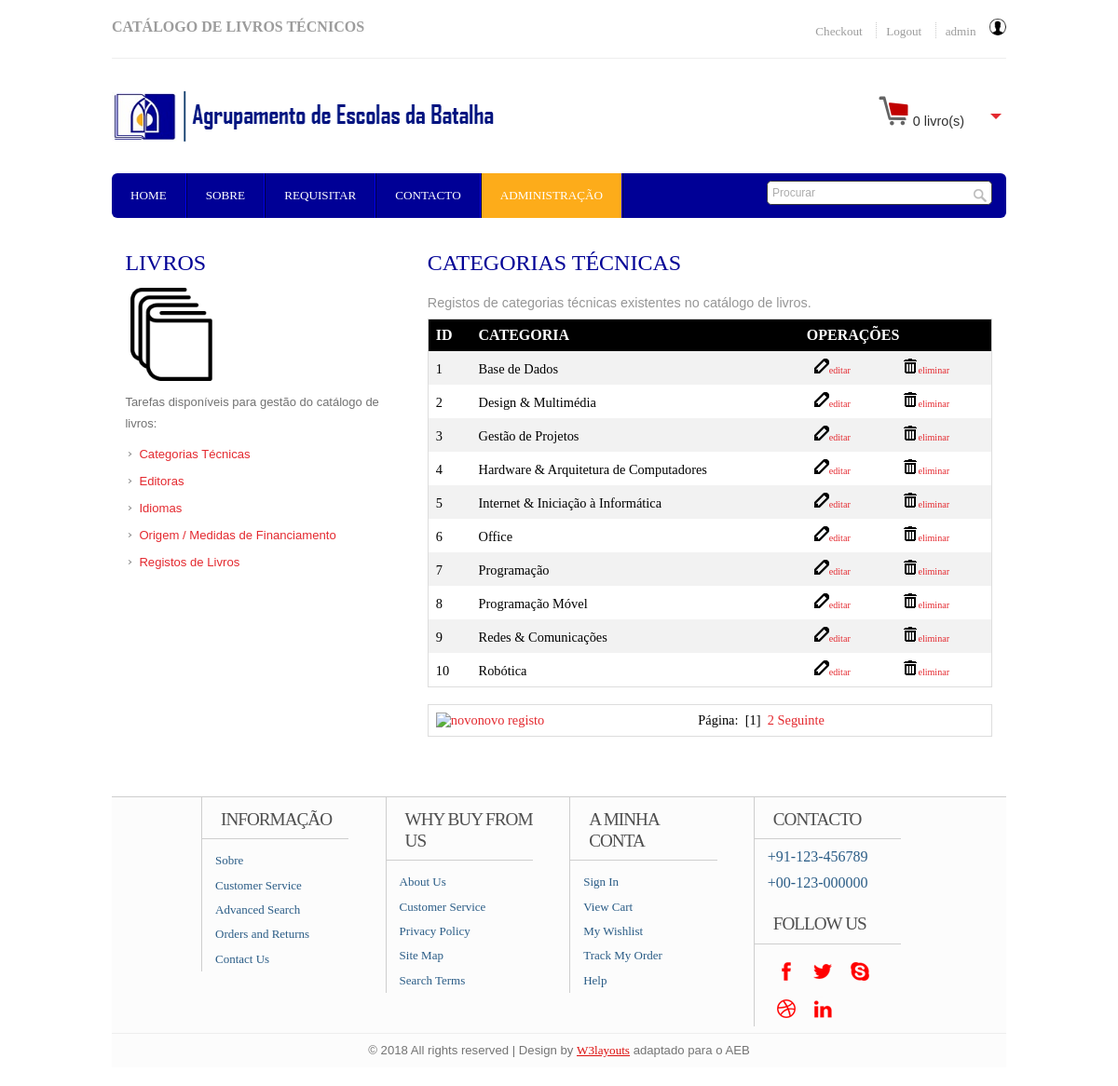
Page /adminpagecategories.php (signed in) on the committed database.
### tables this page shows
CREATE TABLE IF NOT EXISTS `categorias` (
`idCat` int(4) NOT NULL,
  `categoria` varchar(60) NOT NULL
);

### adminpagecategories.php (the view, shortened to what this page needs)
<!DOCTYPE HTML>
<head>
<link href="css/style.css" rel="stylesheet" type="text/css" media="all"/>
<link href="css/slider.css" rel="stylesheet" type="text/css" media="all"/>
</head>
<body>
  <div class="wrap">
	<div class="header">
		<div class="headertop_desc">
			<div class="call">
				 <h3>CATÁLOGO DE LIVROS TÉCNICOS</h3>
			</div>
			<div class="account_desc">
				<ul>
				<?php
					if (!isset($_SESSION['UserID'])) {
						session_destroy();
				?>
						<li><a href='registar.php'>Registar</a></li>
						<li><a href='login.php'>Login</a></li>
				<?php
					}
					 else {
						?>
						<li><a href='#'>Checkout</a></li>
						<li><a href='logout.php'>Logout</a></li>
						<li><div class='dropdownmenu'>
							<span><a href='#'><?php echo $_SESSION['UserLogin']?></a>&nbsp;<img src='images/user18.png'></span>
						</div></li>
					<?php
					}
				?>
				</ul>
			</div>
		</div>
		<div class="header_top">
			<div class="logo">
				<a href="index.php"><img src="images/aeblogo.png" alt="Agrupamento de Escolas da Batalha" /></a>
			</div>
			  <div class="cart">
			  	   <p><span><img src="images/cart32.png" alt="Carrinho"></span><div id="dd" class="wrapper-dropdown-2"> 0 livro(s)
					</div></p>
			  </div>
  </div>
	<div class="header_bottom">
	     	<div class="menu">
	     		<ul>
			    	<li><a href="index.php">Home</a></li>
			    	<li><a href="about.html">Sobre</a></li>
			    	<li><a href="delivery.html">Requisitar</a></li>
			    	<li><a href="contacto.php">Contacto</a></li>
					<?php
						if (isset($_SESSION['UserNivel'])) {
							if ($_SESSION['UserNivel']>2) {
								echo "<li class='active'><a href='adminpages.php'>Administração</a></li>";
							}
						}
					?>
     			</ul>
	     	</div>
	     	<div class="search_box">
	     		<form>
	     			<input type="text" value="Procurar" onfocus="this.value = '';" onblur="if (this.value == '') {this.value = 'Search';}"><input type="submit" value="">
	     		</form>
	     	</div>
	     </div>
   </div>
<div class="main">
    <div class="content">
    	<div class="section group">
			<div class="col span_1_of_3">
				<h3>LIVROS</h3>
				<img src="images/books2.png" alt="">
				<p>Tarefas disponíveis para gestão do catálogo de livros:</p>
				<div class="list">
					<ul>
						<li><a href="adminpagecategories.php">Categorias Técnicas</a></li>
						<li><a href="adminpageeditors.php">Editoras</a></li>
						<li><a href="adminpagelanguages.php">Idiomas</a></li>
						<li><a href="adminpagefinance.php">Origem / Medidas de Financiamento</a></li>
						<li><a href="adminpagebooks.php">Registos de Livros</a></li>
					</ul>
				</div>
			</div>
			<div class="col span_2_of_3">
				<h2>Categorias Técnicas</h2>
				<div class="gridtable">
					<p>Registos de categorias técnicas existentes no catálogo de livros.</p>
					<table><tr><th>id</th><th>Categoria</th><th colspan="2">operações</th></tr>
<?php
	$registosPagina = 10;
	$primeiroReg = ($_GET['pagina'] * $registosPagina) - $registosPagina;
	$servidor="localhost";
	$utilizador="root";
	$password="root";
	$basedados="aeblivros";
	$campo1="idCat";
	$campo2="categoria";
	$ligacao = mysqli_connect($servidor,$utilizador,$password,$basedados) or die ("<html><script language='JavaScript'>alert('Unable to connect to database! Please try again later.'),history.go(-1)</script></html>");
	mysqli_select_db($ligacao, $basedados);
	mysqli_set_charset($ligacao, "utf8");
	$consulta = "SELECT idCat, categoria FROM categorias ORDER BY 2 ASC LIMIT $primeiroReg, $registosPagina";
	$resultado = mysqli_query($ligacao, $consulta);
	if(!empty(mysqli_num_rows($resultado))) {
		while($linha = mysqli_fetch_array($resultado)){
			$id = $linha["$campo1"];
			$nome = $linha["$campo2"];
			echo "<tr><td>" .$id. "</td><td>".$nome."</td><td><span><a href='adminpagecategoriesrec.php?id=".$id."&mode=edit'><img src='images/edit.png' alt='editar'>editar</a></span></td>";
			echo "<td><span><a href='adminpagecategoriesrec.php?id=".$id."&mode=delete'><img src='images/trash.png' alt='eliminar'>eliminar</span></td></tr>";
		}
		echo "</table><br>";
		echo "<table><tr><td align='center'>";
		echo "<a href='adminpagecategoriesnew.php'><img src='images/add.png' alt='novo'>novo registo</a></td>";
		echo "<td>Página:&nbsp;";
		$sqlTodosReg = mysqli_query($ligacao, "SELECT * FROM categorias ORDER BY categoria");
		$totalRegistos = mysqli_num_rows($sqlTodosReg);
		$totalPaginas = ceil($totalRegistos / $registosPagina);
		$totalPaginas++;
		$pagina = $_GET['pagina'];
		for ($pag=1; $pag<$totalPaginas; $pag++) {
			if ($pagina == $pag) {
				echo "&nbsp;[$pag]&nbsp;";
			}
			else {
				$paginaSeguinte = $pag;
				echo "&nbsp;<a href=?pagina=$paginaSeguinte>$pag</a>&nbsp;";
			}
		}
		if (($pagina+1) < $totalPaginas) {
			echo "<a href=?pagina=".($pagina+1).">Seguinte</a>";
		}
		else {
			echo "";
		}
		echo "</td></tr></table>";
	}
	else {
			echo "<tr><td colspan='4'>Não existem registos.</td></tr></table>";
			echo "<br>";
			echo "<table><tr><td align='center'>";
			echo "<a href='adminpagecategoriesnew.php'><img src='images/add.png' alt='novo'>novo registo</a></td>";
			echo "</td></tr></table>";
	}
?>
				</div>
			</div>
    </div>
</div>
</div>
   <div class="footer">
   	  <div class="wrap">
	     <div class="section group">
				<div class="col_1_of_4 span_1_of_4">
						<h4>Informação</h4>
						<ul>
						<li><a href="about.html">Sobre</a></li>
						<li><a href="contact.html">Customer Service</a></li>
						<li><a href="#">Advanced Search</a></li>
						<li><a href="delivery.html">Orders and Returns</a></li>
						<li><a href="contacto.html">Contact Us</a></li>
						</ul>
					</div>
				<div class="col_1_of_4 span_1_of_4">
					<h4>Why buy from us</h4>
						<ul>
						<li><a href="about.html">About Us</a></li>
						<li><a href="contact.html">Customer Service</a></li>
						<li><a href="#">Privacy Policy</a></li>
						<li><a href="contact.html">Site Map</a></li>
						<li><a href="#">Search Terms</a></li>
						</ul>
				</div>
				<div class="col_1_of_4 span_1_of_4">
					<h4>A minha conta</h4>
						<ul>
							<li><a href="contact.html">Sign In</a></li>
							<li><a href="index.html">View Cart</a></li>
							<li><a href="#">My Wishlist</a></li>
							<li><a href="#">Track My Order</a></li>
							<li><a href="contact.html">Help</a></li>
						</ul>
				</div>
				<div class="col_1_of_4 span_1_of_4">
					<h4>Contacto</h4>
						<ul>
							<li><span>+91-123-456789</span></li>
							<li><span>+00-123-000000</span></li>
						</ul>
						<div class="social-icons">
							<h4>Follow Us</h4>
					   		  <ul>
							      <li><a href="#" target="_blank"><img src="images/facebook.png" alt="" /></a></li>
							      <li><a href="#" target="_blank"><img src="images/twitter.png" alt="" /></a></li>
							      <li><a href="#" target="_blank"><img src="images/skype.png" alt="" /> </a></li>
							      <li><a href="#" target="_blank"> <img src="images/dribbble.png" alt="" /></a></li>
							      <li><a href="#" target="_blank"> <img src="images/linkedin.png" alt="" /></a></li>
						     </ul>
   	 					</div>
				</div>
			</div>
        </div>
        <div class="copy_right">
				<p>&copy; 2018 All rights reserved | Design by <a href="http://w3layouts.com/">W3layouts</a> adaptado para o AEB</p>
		   </div>
    </div>
</body>
</html>

### rows in the picture
categorias: idCat "1", categoria "Base de Dados"
categorias: idCat "2", categoria "Design & Multimédia"
categorias: idCat "3", categoria "Gestão de Projetos"
categorias: idCat "4", categoria "Hardware & Arquitetura de Computadores"
categorias: idCat "5", categoria "Internet & Iniciação à Informática"
categorias: idCat "6", categoria "Office"
categorias: idCat "7", categoria "Programação"
categorias: idCat "8", categoria "Programação Móvel"
categorias: idCat "9", categoria "Redes & Comunicações"
categorias: idCat "10", categoria "Robótica"

### other values in the picture
$_SESSION['UserLogin'] "admin"
